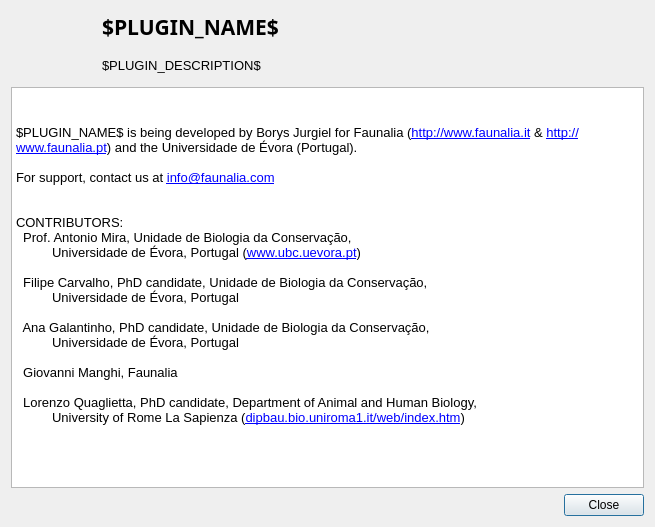
<?xml version="1.0" encoding="UTF-8"?>
<ui version="4.0">
 <class>DlgAbout</class>
 <widget class="QDialog" name="DlgAbout">
  <property name="geometry">
   <rect>
    <x>0</x>
    <y>0</y>
    <width>655</width>
    <height>527</height>
   </rect>
  </property>
  <property name="windowTitle">
   <string>About</string>
  </property>
  <layout class="QGridLayout" name="gridLayout">
   <item row="0" column="0" rowspan="2">
    <widget class="QLabel" name="logo">
     <property name="sizePolicy">
      <sizepolicy hsizetype="Fixed" vsizetype="Expanding">
       <horstretch>0</horstretch>
       <verstretch>0</verstretch>
      </sizepolicy>
     </property>
     <property name="minimumSize">
      <size>
       <width>85</width>
       <height>70</height>
      </size>
     </property>
     <property name="maximumSize">
      <size>
       <width>85</width>
       <height>70</height>
      </size>
     </property>
     <property name="text">
      <string/>
     </property>
     <property name="scaledContents">
      <bool>true</bool>
     </property>
    </widget>
   </item>
   <item row="0" column="1">
    <widget class="QLabel" name="title">
     <property name="font">
      <font>
       <family>Sans Serif</family>
       <pointsize>16</pointsize>
       <weight>75</weight>
       <bold>true</bold>
      </font>
     </property>
     <property name="text">
      <string>$PLUGIN_NAME$</string>
     </property>
    </widget>
   </item>
   <item row="1" column="1">
    <widget class="QLabel" name="description">
     <property name="font">
      <font>
       <pointsize>10</pointsize>
      </font>
     </property>
     <property name="text">
      <string>$PLUGIN_DESCRIPTION$</string>
     </property>
     <property name="wordWrap">
      <bool>true</bool>
     </property>
    </widget>
   </item>
   <item row="2" column="0" colspan="2">
    <widget class="QTextBrowser" name="txt">
     <property name="html">
      <string>&lt;!DOCTYPE HTML PUBLIC &quot;-//W3C//DTD HTML 4.0//EN&quot; &quot;http://www.w3.org/TR/REC-html40/strict.dtd&quot;&gt;
&lt;html&gt;&lt;head&gt;&lt;meta name=&quot;qrichtext&quot; content=&quot;1&quot; /&gt;&lt;style type=&quot;text/css&quot;&gt;
p, li { white-space: pre-wrap; }
&lt;/style&gt;&lt;/head&gt;&lt;body style=&quot; font-family:'Ubuntu'; font-size:11pt; font-weight:400; font-style:normal;&quot;&gt;
&lt;p align=&quot;right&quot; style=&quot; margin-top:0px; margin-bottom:0px; margin-left:0px; margin-right:0px; -qt-block-indent:0; text-indent:0px;&quot;&gt;&lt;img src=&quot;:/plugins/triangulation/about/icons/uevora_logo.jpg&quot; /&gt;&lt;img src=&quot;:/plugins/triangulation/about/icons/faunalia_pt_logo.png&quot; /&gt;&lt;/p&gt;
&lt;p style=&quot;-qt-paragraph-type:empty; margin-top:0px; margin-bottom:0px; margin-left:0px; margin-right:0px; -qt-block-indent:0; text-indent:0px; font-family:'Sans'; font-size:10pt;&quot;&gt;&lt;/p&gt;
&lt;p style=&quot; margin-top:0px; margin-bottom:0px; margin-left:0px; margin-right:0px; -qt-block-indent:0; text-indent:0px;&quot;&gt;&lt;span style=&quot; font-family:'Sans'; font-size:10pt;&quot;&gt;$PLUGIN_NAME$ is being developed by Borys Jurgiel for Faunalia (&lt;/span&gt;&lt;a href=&quot;http://www.faunalia.it&quot;&gt;&lt;span style=&quot; font-family:'Sans'; font-size:10pt; text-decoration: underline; color:#0000ff;&quot;&gt;http://www.faunalia.it&lt;/span&gt;&lt;/a&gt;&lt;span style=&quot; font-family:'Sans'; font-size:10pt;&quot;&gt; &amp;amp; &lt;/span&gt;&lt;a href=&quot;http://www.faunalia.pt&quot;&gt;&lt;span style=&quot; font-family:'Sans'; font-size:10pt; text-decoration: underline; color:#0000ff;&quot;&gt;http://www.faunalia.pt&lt;/span&gt;&lt;/a&gt;&lt;span style=&quot; font-family:'Sans'; font-size:10pt;&quot;&gt;) and the Universidade de &lt;/span&gt;&lt;span style=&quot; font-family:'Sans Serif'; font-size:10pt;&quot;&gt;Évora (Portugal)&lt;/span&gt;&lt;span style=&quot; font-family:'Sans'; font-size:10pt;&quot;&gt;.&lt;/span&gt;&lt;/p&gt;
&lt;p style=&quot;-qt-paragraph-type:empty; margin-top:0px; margin-bottom:0px; margin-left:0px; margin-right:0px; -qt-block-indent:0; text-indent:0px; font-family:'Sans'; font-size:10pt;&quot;&gt;&lt;/p&gt;
&lt;p style=&quot; margin-top:0px; margin-bottom:0px; margin-left:0px; margin-right:0px; -qt-block-indent:0; text-indent:0px;&quot;&gt;&lt;span style=&quot; font-family:'Sans'; font-size:10pt;&quot;&gt;For support, contact us at &lt;/span&gt;&lt;a href=&quot;mailto:info@faunalia.com?subject=$MAIL_SUBJECT$&amp;amp;body=$MAIL_BODY$&quot;&gt;&lt;span style=&quot; font-family:'Sans'; font-size:10pt; text-decoration: underline; color:#0000ff;&quot;&gt;info@faunalia.com&lt;/span&gt;&lt;/a&gt;&lt;/p&gt;
&lt;p style=&quot;-qt-paragraph-type:empty; margin-top:0px; margin-bottom:0px; margin-left:0px; margin-right:0px; -qt-block-indent:0; text-indent:0px; font-family:'Sans'; font-size:10pt;&quot;&gt;&lt;/p&gt;
&lt;p style=&quot;-qt-paragraph-type:empty; margin-top:0px; margin-bottom:0px; margin-left:0px; margin-right:0px; -qt-block-indent:0; text-indent:0px; font-family:'Sans'; font-size:10pt;&quot;&gt;&lt;/p&gt;
&lt;p style=&quot; margin-top:0px; margin-bottom:0px; margin-left:0px; margin-right:0px; -qt-block-indent:0; text-indent:0px;&quot;&gt;&lt;span style=&quot; font-family:'Sans'; font-size:10pt;&quot;&gt;CONTRIBUTORS:&lt;/span&gt;&lt;/p&gt;
&lt;p style=&quot; margin-top:0px; margin-bottom:0px; margin-left:0px; margin-right:0px; -qt-block-indent:0; text-indent:0px;&quot;&gt;&lt;span style=&quot; font-family:'Sans Serif'; font-size:10pt;&quot;&gt;  Prof. Antonio Mira, Unidade de Biologia da Conservação, &lt;/span&gt;&lt;/p&gt;
&lt;p style=&quot; margin-top:0px; margin-bottom:0px; margin-left:0px; margin-right:0px; -qt-block-indent:0; text-indent:0px;&quot;&gt;&lt;span style=&quot; font-family:'Sans Serif'; font-size:10pt;&quot;&gt;          Universidade de Évora, Portugal (&lt;/span&gt;&lt;a href=&quot;http://www.ubc.uevora.pt&quot;&gt;&lt;span style=&quot; font-family:'Sans Serif'; font-size:10pt; text-decoration: underline; color:#0000ff;&quot;&gt;www.ubc.uevora.pt&lt;/span&gt;&lt;/a&gt;&lt;span style=&quot; font-family:'Sans Serif'; font-size:10pt;&quot;&gt;)&lt;/span&gt;&lt;/p&gt;
&lt;p style=&quot;-qt-paragraph-type:empty; margin-top:0px; margin-bottom:0px; margin-left:0px; margin-right:0px; -qt-block-indent:0; text-indent:0px; font-family:'Sans Serif'; font-size:10pt;&quot;&gt;&lt;/p&gt;
&lt;p style=&quot; margin-top:0px; margin-bottom:0px; margin-left:0px; margin-right:0px; -qt-block-indent:0; text-indent:0px;&quot;&gt;&lt;span style=&quot; font-family:'Sans Serif'; font-size:10pt;&quot;&gt;  Filipe Carvalho, PhD candidate, Unidade de Biologia da Conservação, &lt;/span&gt;&lt;/p&gt;
&lt;p style=&quot; margin-top:0px; margin-bottom:0px; margin-left:0px; margin-right:0px; -qt-block-indent:0; text-indent:0px;&quot;&gt;&lt;span style=&quot; font-family:'Sans Serif'; font-size:10pt;&quot;&gt;          Universidade de Évora, Portugal&lt;/span&gt;&lt;/p&gt;
&lt;p style=&quot;-qt-paragraph-type:empty; margin-top:0px; margin-bottom:0px; margin-left:0px; margin-right:0px; -qt-block-indent:0; text-indent:0px; font-family:'Sans Serif'; font-size:10pt;&quot;&gt;&lt;/p&gt;
&lt;p style=&quot; margin-top:0px; margin-bottom:0px; margin-left:0px; margin-right:0px; -qt-block-indent:0; text-indent:0px;&quot;&gt;&lt;span style=&quot; font-family:'Sans Serif'; font-size:10pt;&quot;&gt;  Ana Galantinho, PhD candidate, Unidade de Biologia da Conservação, &lt;/span&gt;&lt;/p&gt;
&lt;p style=&quot; margin-top:0px; margin-bottom:0px; margin-left:0px; margin-right:0px; -qt-block-indent:0; text-indent:0px;&quot;&gt;&lt;span style=&quot; font-family:'Sans Serif'; font-size:10pt;&quot;&gt;          Universidade de Évora, Portugal&lt;/span&gt;&lt;/p&gt;
&lt;p style=&quot;-qt-paragraph-type:empty; margin-top:0px; margin-bottom:0px; margin-left:0px; margin-right:0px; -qt-block-indent:0; text-indent:0px; font-family:'Sans Serif'; font-size:10pt;&quot;&gt;&lt;/p&gt;
&lt;p style=&quot; margin-top:0px; margin-bottom:0px; margin-left:0px; margin-right:0px; -qt-block-indent:0; text-indent:0px;&quot;&gt;&lt;span style=&quot; font-family:'Sans Serif'; font-size:10pt;&quot;&gt;  Giovanni Manghi, Faunalia&lt;/span&gt;&lt;/p&gt;
&lt;p style=&quot;-qt-paragraph-type:empty; margin-top:0px; margin-bottom:0px; margin-left:0px; margin-right:0px; -qt-block-indent:0; text-indent:0px; font-family:'Sans Serif'; font-size:10pt;&quot;&gt;&lt;/p&gt;
&lt;p style=&quot; margin-top:0px; margin-bottom:0px; margin-left:0px; margin-right:0px; -qt-block-indent:0; text-indent:0px;&quot;&gt;&lt;span style=&quot; font-family:'Sans Serif'; font-size:10pt;&quot;&gt;  Lorenzo Quaglietta, PhD candidate, Department of Animal and Human Biology, &lt;/span&gt;&lt;/p&gt;
&lt;p style=&quot; margin-top:0px; margin-bottom:0px; margin-left:0px; margin-right:0px; -qt-block-indent:0; text-indent:0px;&quot;&gt;&lt;span style=&quot; font-family:'Sans Serif'; font-size:10pt;&quot;&gt;          University of Rome La Sapienza (&lt;/span&gt;&lt;a href=&quot;http://dipbau.bio.uniroma1.it/web/index.htm&quot;&gt;&lt;span style=&quot; font-family:'Sans Serif'; font-size:10pt; text-decoration: underline; color:#0000ff;&quot;&gt;dipbau.bio.uniroma1.it/web/index.htm&lt;/span&gt;&lt;/a&gt;&lt;span style=&quot; font-family:'Sans Serif'; font-size:10pt;&quot;&gt;)&lt;/span&gt;&lt;/p&gt;
&lt;p style=&quot;-qt-paragraph-type:empty; margin-top:0px; margin-bottom:0px; margin-left:0px; margin-right:0px; -qt-block-indent:0; text-indent:0px; font-family:'Sans Serif'; font-size:10pt;&quot;&gt;&lt;/p&gt;&lt;/body&gt;&lt;/html&gt;</string>
     </property>
     <property name="openExternalLinks">
      <bool>true</bool>
     </property>
    </widget>
   </item>
   <item row="3" column="0" colspan="2">
    <widget class="QDialogButtonBox" name="buttonBox">
     <property name="orientation">
      <enum>Qt::Horizontal</enum>
     </property>
     <property name="standardButtons">
      <set>QDialogButtonBox::Close</set>
     </property>
    </widget>
   </item>
  </layout>
 </widget>
 <resources>
  <include location="resources.qrc"/>
 </resources>
 <connections>
  <connection>
   <sender>buttonBox</sender>
   <signal>accepted()</signal>
   <receiver>DlgAbout</receiver>
   <slot>accept()</slot>
   <hints>
    <hint type="sourcelabel">
     <x>248</x>
     <y>254</y>
    </hint>
    <hint type="destinationlabel">
     <x>157</x>
     <y>274</y>
    </hint>
   </hints>
  </connection>
  <connection>
   <sender>buttonBox</sender>
   <signal>rejected()</signal>
   <receiver>DlgAbout</receiver>
   <slot>reject()</slot>
   <hints>
    <hint type="sourcelabel">
     <x>316</x>
     <y>260</y>
    </hint>
    <hint type="destinationlabel">
     <x>286</x>
     <y>274</y>
    </hint>
   </hints>
  </connection>
 </connections>
</ui>
